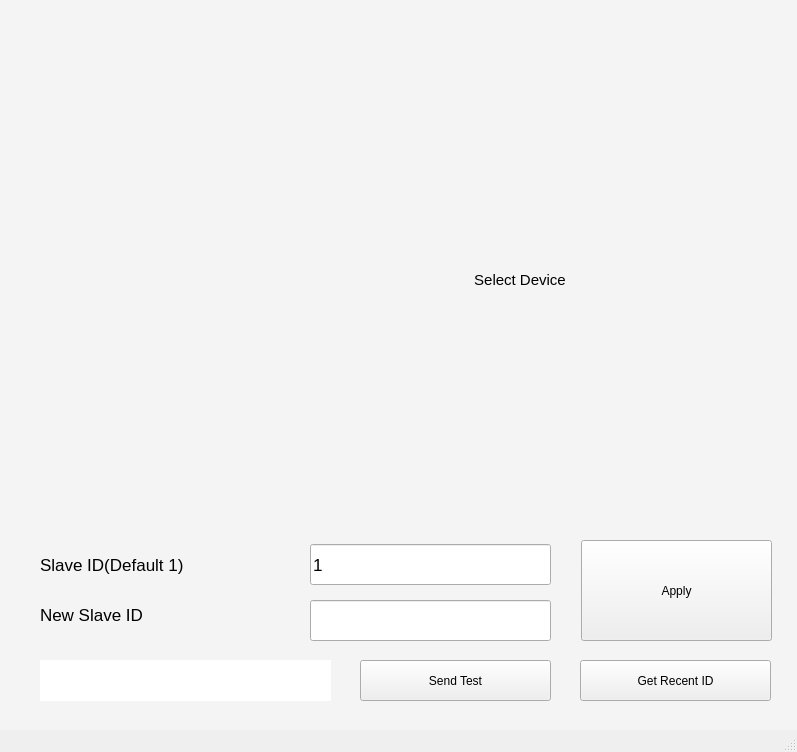
<?xml version="1.0" encoding="UTF-8"?>
<ui version="4.0">
 <class>MainWindow</class>
 <widget class="QMainWindow" name="MainWindow">
  <property name="geometry">
   <rect>
    <x>0</x>
    <y>0</y>
    <width>797</width>
    <height>752</height>
   </rect>
  </property>
  <property name="windowTitle">
   <string>MainWindow</string>
  </property>
  <property name="styleSheet">
   <string notr="true">#centralwidget {
	background-color: rgb(244, 244, 244);
}</string>
  </property>
  <widget class="QWidget" name="centralwidget">
   <widget class="QLabel" name="defualtLabel">
    <property name="geometry">
     <rect>
      <x>40</x>
      <y>554</y>
      <width>241</width>
      <height>21</height>
     </rect>
    </property>
    <property name="font">
     <font>
      <pointsize>13</pointsize>
     </font>
    </property>
    <property name="text">
     <string>Slave ID(Default 1)</string>
    </property>
   </widget>
   <widget class="QLineEdit" name="defaultID">
    <property name="geometry">
     <rect>
      <x>310</x>
      <y>544</y>
      <width>241</width>
      <height>41</height>
     </rect>
    </property>
    <property name="font">
     <font>
      <pointsize>13</pointsize>
     </font>
    </property>
    <property name="text">
     <string>1</string>
    </property>
   </widget>
   <widget class="QLabel" name="newLabel">
    <property name="geometry">
     <rect>
      <x>40</x>
      <y>604</y>
      <width>241</width>
      <height>21</height>
     </rect>
    </property>
    <property name="font">
     <font>
      <pointsize>13</pointsize>
     </font>
    </property>
    <property name="text">
     <string>New Slave ID</string>
    </property>
   </widget>
   <widget class="QLineEdit" name="newID">
    <property name="geometry">
     <rect>
      <x>310</x>
      <y>600</y>
      <width>241</width>
      <height>41</height>
     </rect>
    </property>
    <property name="font">
     <font>
      <pointsize>13</pointsize>
     </font>
    </property>
   </widget>
   <widget class="QPushButton" name="applyBtn">
    <property name="geometry">
     <rect>
      <x>581</x>
      <y>540</y>
      <width>191</width>
      <height>101</height>
     </rect>
    </property>
    <property name="text">
     <string>Apply</string>
    </property>
   </widget>
   <widget class="QStackedWidget" name="stackedWidget">
    <property name="geometry">
     <rect>
      <x>270</x>
      <y>40</y>
      <width>500</width>
      <height>480</height>
     </rect>
    </property>
    <property name="currentIndex">
     <number>0</number>
    </property>
    <widget class="QWidget" name="readyPage">
     <widget class="QLabel" name="label">
      <property name="geometry">
       <rect>
        <x>170</x>
        <y>231</y>
        <width>160</width>
        <height>18</height>
       </rect>
      </property>
      <property name="font">
       <font>
        <pointsize>11</pointsize>
       </font>
      </property>
      <property name="text">
       <string>Select Device</string>
      </property>
      <property name="alignment">
       <set>Qt::AlignCenter</set>
      </property>
     </widget>
    </widget>
   </widget>
   <widget class="ScrollAreaEx" name="scrollArea" native="true">
    <property name="geometry">
     <rect>
      <x>20</x>
      <y>40</y>
      <width>231</width>
      <height>471</height>
     </rect>
    </property>
   </widget>
   <widget class="QPushButton" name="testBtn">
    <property name="geometry">
     <rect>
      <x>360</x>
      <y>660</y>
      <width>191</width>
      <height>41</height>
     </rect>
    </property>
    <property name="text">
     <string>Send Test</string>
    </property>
   </widget>
   <widget class="QLabel" name="receivedLabel">
    <property name="geometry">
     <rect>
      <x>40</x>
      <y>660</y>
      <width>291</width>
      <height>41</height>
     </rect>
    </property>
    <property name="styleSheet">
     <string notr="true">background-color: rgb(255, 255, 255);
padding-left: 10px;
padding-right: 10px;</string>
    </property>
    <property name="text">
     <string/>
    </property>
   </widget>
   <widget class="QPushButton" name="getIDBtn">
    <property name="geometry">
     <rect>
      <x>580</x>
      <y>660</y>
      <width>191</width>
      <height>41</height>
     </rect>
    </property>
    <property name="text">
     <string>Get Recent ID</string>
    </property>
   </widget>
  </widget>
  <widget class="QStatusBar" name="statusbar"/>
 </widget>
 <customwidgets>
  <customwidget>
   <class>ScrollAreaEx</class>
   <extends>QWidget</extends>
   <header>scrollareaex.h</header>
   <container>1</container>
  </customwidget>
 </customwidgets>
 <resources/>
 <connections/>
</ui>
